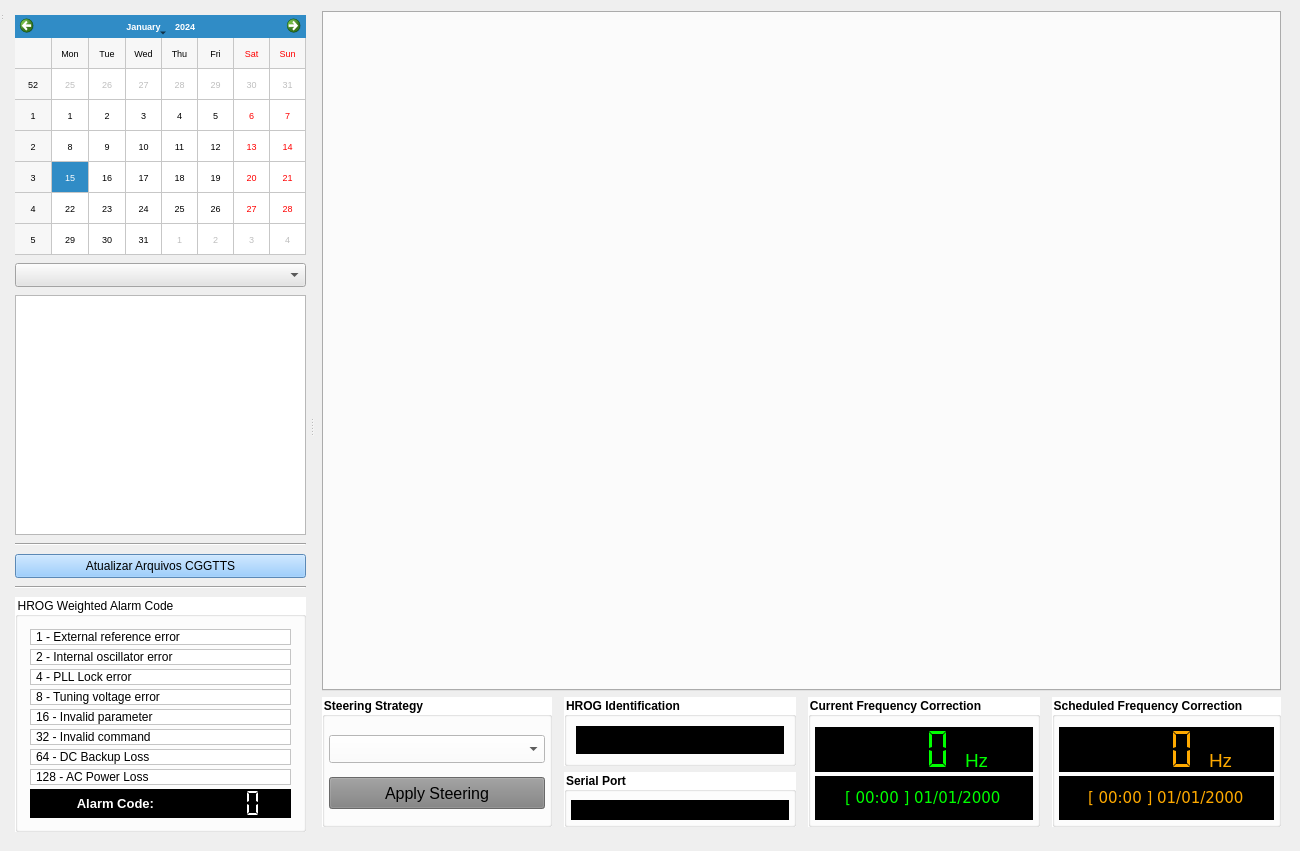
<?xml version="1.0" encoding="UTF-8"?>
<ui version="4.0">
 <class>MainWindow</class>
 <widget class="QWidget" name="MainWindow">
  <property name="geometry">
   <rect>
    <x>0</x>
    <y>0</y>
    <width>1300</width>
    <height>851</height>
   </rect>
  </property>
  <property name="minimumSize">
   <size>
    <width>800</width>
    <height>480</height>
   </size>
  </property>
  <property name="windowTitle">
   <string>MainWindow</string>
  </property>
  <layout class="QGridLayout" name="gridLayout_8">
   <item row="0" column="0">
    <layout class="QGridLayout" name="gridLayout">
     <item row="0" column="0">
      <widget class="QSplitter" name="splitter">
       <property name="orientation">
        <enum>Qt::Horizontal</enum>
       </property>
       <widget class="QWidget" name="layoutWidget">
        <layout class="QGridLayout" name="gridLayoutLeft" columnstretch="0">
         <property name="sizeConstraint">
          <enum>QLayout::SetDefaultConstraint</enum>
         </property>
         <property name="leftMargin">
          <number>4</number>
         </property>
         <property name="topMargin">
          <number>4</number>
         </property>
         <property name="rightMargin">
          <number>4</number>
         </property>
         <property name="bottomMargin">
          <number>8</number>
         </property>
         <property name="verticalSpacing">
          <number>8</number>
         </property>
         <item row="4" column="0">
          <widget class="Line" name="line_3">
           <property name="orientation">
            <enum>Qt::Horizontal</enum>
           </property>
          </widget>
         </item>
         <item row="3" column="0">
          <widget class="QTableView" name="tableViewBase">
           <property name="minimumSize">
            <size>
             <width>0</width>
             <height>140</height>
            </size>
           </property>
           <property name="maximumSize">
            <size>
             <width>360</width>
             <height>16777215</height>
            </size>
           </property>
           <property name="layoutDirection">
            <enum>Qt::LeftToRight</enum>
           </property>
           <property name="styleSheet">
            <string notr="true">font: 9pt &quot;Segoe UI&quot;;</string>
           </property>
           <property name="editTriggers">
            <set>QAbstractItemView::NoEditTriggers</set>
           </property>
           <property name="sortingEnabled">
            <bool>true</bool>
           </property>
          </widget>
         </item>
         <item row="6" column="0">
          <widget class="QPushButton" name="pushButtonActualiza">
           <property name="minimumSize">
            <size>
             <width>0</width>
             <height>24</height>
            </size>
           </property>
           <property name="maximumSize">
            <size>
             <width>360</width>
             <height>16777215</height>
            </size>
           </property>
           <property name="font">
            <font>
             <pointsize>9</pointsize>
            </font>
           </property>
           <property name="styleSheet">
            <string notr="true">background-color: rgb(128, 192, 255);</string>
           </property>
           <property name="text">
            <string>Atualizar Arquivos CGGTTS</string>
           </property>
          </widget>
         </item>
         <item row="7" column="0">
          <widget class="Line" name="line_2">
           <property name="maximumSize">
            <size>
             <width>360</width>
             <height>16777215</height>
            </size>
           </property>
           <property name="orientation">
            <enum>Qt::Horizontal</enum>
           </property>
          </widget>
         </item>
         <item row="2" column="0">
          <widget class="QComboBox" name="comboBox">
           <property name="minimumSize">
            <size>
             <width>0</width>
             <height>24</height>
            </size>
           </property>
           <property name="maximumSize">
            <size>
             <width>360</width>
             <height>16777215</height>
            </size>
           </property>
           <property name="whatsThis">
            <string>&lt;html&gt;&lt;head/&gt;&lt;body&gt;&lt;p&gt;Seleciona o perfil do laboratório cliente&lt;/p&gt;&lt;/body&gt;&lt;/html&gt;</string>
           </property>
           <property name="layoutDirection">
            <enum>Qt::LeftToRight</enum>
           </property>
           <property name="autoFillBackground">
            <bool>false</bool>
           </property>
           <property name="styleSheet">
            <string notr="true">background-color: rgb(228, 228, 228);</string>
           </property>
           <property name="sizeAdjustPolicy">
            <enum>QComboBox::AdjustToContents</enum>
           </property>
           <property name="frame">
            <bool>true</bool>
           </property>
          </widget>
         </item>
         <item row="1" column="0">
          <widget class="QCalendarWidget" name="calendarWidget">
           <property name="maximumSize">
            <size>
             <width>360</width>
             <height>16777215</height>
            </size>
           </property>
           <property name="font">
            <font>
             <family>Segoe UI</family>
             <pointsize>7</pointsize>
             <italic>false</italic>
             <bold>false</bold>
            </font>
           </property>
           <property name="styleSheet">
            <string notr="true">font: 7pt &quot;Segoe UI&quot;;</string>
           </property>
           <property name="gridVisible">
            <bool>true</bool>
           </property>
          </widget>
         </item>
         <item row="8" column="0">
          <widget class="QGroupBox" name="groupBox">
           <property name="font">
            <font>
             <pointsize>9</pointsize>
             <bold>false</bold>
            </font>
           </property>
           <property name="layoutDirection">
            <enum>Qt::RightToLeft</enum>
           </property>
           <property name="styleSheet">
            <string notr="true">background-color: rgb(255, 255, 255);</string>
           </property>
           <property name="title">
            <string>HROG Weighted Alarm Code</string>
           </property>
           <property name="alignment">
            <set>Qt::AlignRight|Qt::AlignTrailing|Qt::AlignVCenter</set>
           </property>
           <layout class="QGridLayout" name="gridLayout_2">
            <property name="leftMargin">
             <number>8</number>
            </property>
            <property name="topMargin">
             <number>8</number>
            </property>
            <property name="rightMargin">
             <number>8</number>
            </property>
            <property name="bottomMargin">
             <number>11</number>
            </property>
            <property name="horizontalSpacing">
             <number>4</number>
            </property>
            <property name="verticalSpacing">
             <number>6</number>
            </property>
            <item row="0" column="0">
             <layout class="QGridLayout" name="gridLayout_3">
              <property name="leftMargin">
               <number>4</number>
              </property>
              <property name="topMargin">
               <number>4</number>
              </property>
              <property name="rightMargin">
               <number>4</number>
              </property>
              <property name="bottomMargin">
               <number>0</number>
              </property>
              <property name="horizontalSpacing">
               <number>10</number>
              </property>
              <property name="verticalSpacing">
               <number>4</number>
              </property>
              <item row="7" column="0">
               <widget class="QLabel" name="label_128">
                <property name="font">
                 <font>
                  <pointsize>9</pointsize>
                  <bold>false</bold>
                 </font>
                </property>
                <property name="frameShape">
                 <enum>QFrame::StyledPanel</enum>
                </property>
                <property name="frameShadow">
                 <enum>QFrame::Raised</enum>
                </property>
                <property name="text">
                 <string>128 - AC Power Loss</string>
                </property>
                <property name="alignment">
                 <set>Qt::AlignLeading|Qt::AlignLeft|Qt::AlignVCenter</set>
                </property>
                <property name="margin">
                 <number>4</number>
                </property>
                <property name="indent">
                 <number>5</number>
                </property>
               </widget>
              </item>
              <item row="1" column="0">
               <widget class="QLabel" name="label_2">
                <property name="font">
                 <font>
                  <pointsize>9</pointsize>
                  <bold>false</bold>
                 </font>
                </property>
                <property name="frameShape">
                 <enum>QFrame::StyledPanel</enum>
                </property>
                <property name="text">
                 <string>2 - Internal oscillator error</string>
                </property>
                <property name="alignment">
                 <set>Qt::AlignLeading|Qt::AlignLeft|Qt::AlignVCenter</set>
                </property>
                <property name="margin">
                 <number>4</number>
                </property>
                <property name="indent">
                 <number>5</number>
                </property>
               </widget>
              </item>
              <item row="4" column="0">
               <widget class="QLabel" name="label_16">
                <property name="font">
                 <font>
                  <pointsize>9</pointsize>
                  <bold>false</bold>
                 </font>
                </property>
                <property name="frameShape">
                 <enum>QFrame::StyledPanel</enum>
                </property>
                <property name="text">
                 <string>16 - Invalid parameter</string>
                </property>
                <property name="alignment">
                 <set>Qt::AlignLeading|Qt::AlignLeft|Qt::AlignVCenter</set>
                </property>
                <property name="margin">
                 <number>4</number>
                </property>
                <property name="indent">
                 <number>5</number>
                </property>
               </widget>
              </item>
              <item row="5" column="0">
               <widget class="QLabel" name="label_32">
                <property name="font">
                 <font>
                  <pointsize>9</pointsize>
                  <bold>false</bold>
                 </font>
                </property>
                <property name="frameShape">
                 <enum>QFrame::StyledPanel</enum>
                </property>
                <property name="text">
                 <string>32 - Invalid command</string>
                </property>
                <property name="alignment">
                 <set>Qt::AlignLeading|Qt::AlignLeft|Qt::AlignVCenter</set>
                </property>
                <property name="margin">
                 <number>4</number>
                </property>
                <property name="indent">
                 <number>5</number>
                </property>
               </widget>
              </item>
              <item row="3" column="0">
               <widget class="QLabel" name="label_8">
                <property name="font">
                 <font>
                  <pointsize>9</pointsize>
                  <bold>false</bold>
                 </font>
                </property>
                <property name="frameShape">
                 <enum>QFrame::StyledPanel</enum>
                </property>
                <property name="text">
                 <string>8 - Tuning voltage error</string>
                </property>
                <property name="alignment">
                 <set>Qt::AlignLeading|Qt::AlignLeft|Qt::AlignVCenter</set>
                </property>
                <property name="margin">
                 <number>4</number>
                </property>
                <property name="indent">
                 <number>5</number>
                </property>
               </widget>
              </item>
              <item row="0" column="0">
               <widget class="QLabel" name="label_1">
                <property name="enabled">
                 <bool>true</bool>
                </property>
                <property name="font">
                 <font>
                  <pointsize>9</pointsize>
                  <bold>false</bold>
                 </font>
                </property>
                <property name="styleSheet">
                 <string notr="true"/>
                </property>
                <property name="frameShape">
                 <enum>QFrame::StyledPanel</enum>
                </property>
                <property name="text">
                 <string>1 - External reference error</string>
                </property>
                <property name="alignment">
                 <set>Qt::AlignLeading|Qt::AlignLeft|Qt::AlignVCenter</set>
                </property>
                <property name="margin">
                 <number>4</number>
                </property>
                <property name="indent">
                 <number>5</number>
                </property>
               </widget>
              </item>
              <item row="8" column="0">
               <layout class="QGridLayout" name="gridLayout_9">
                <property name="spacing">
                 <number>0</number>
                </property>
                <item row="0" column="0">
                 <widget class="QLCDNumber" name="lcdNumberERRO">
                  <property name="minimumSize">
                   <size>
                    <width>48</width>
                    <height>29</height>
                   </size>
                  </property>
                  <property name="font">
                   <font>
                    <pointsize>10</pointsize>
                    <bold>true</bold>
                   </font>
                  </property>
                  <property name="layoutDirection">
                   <enum>Qt::RightToLeft</enum>
                  </property>
                  <property name="autoFillBackground">
                   <bool>false</bool>
                  </property>
                  <property name="styleSheet">
                   <string notr="true">color: rgb(255, 255, 255);
background-color: rgb(0, 0, 0);</string>
                  </property>
                  <property name="frameShape">
                   <enum>QFrame::StyledPanel</enum>
                  </property>
                  <property name="frameShadow">
                   <enum>QFrame::Raised</enum>
                  </property>
                  <property name="lineWidth">
                   <number>0</number>
                  </property>
                  <property name="segmentStyle">
                   <enum>QLCDNumber::Flat</enum>
                  </property>
                 </widget>
                </item>
                <item row="0" column="1">
                 <widget class="QLabel" name="label">
                  <property name="minimumSize">
                   <size>
                    <width>85</width>
                    <height>29</height>
                   </size>
                  </property>
                  <property name="font">
                   <font>
                    <pointsize>10</pointsize>
                    <bold>true</bold>
                   </font>
                  </property>
                  <property name="autoFillBackground">
                   <bool>false</bool>
                  </property>
                  <property name="styleSheet">
                   <string notr="true">background-color: rgb(0, 0, 0);
color: rgb(255, 255, 255);</string>
                  </property>
                  <property name="text">
                   <string>Alarm Code:</string>
                  </property>
                  <property name="scaledContents">
                   <bool>true</bool>
                  </property>
                  <property name="alignment">
                   <set>Qt::AlignRight|Qt::AlignTrailing|Qt::AlignVCenter</set>
                  </property>
                  <property name="margin">
                   <number>0</number>
                  </property>
                  <property name="indent">
                   <number>6</number>
                  </property>
                 </widget>
                </item>
               </layout>
              </item>
              <item row="2" column="0">
               <widget class="QLabel" name="label_4">
                <property name="font">
                 <font>
                  <pointsize>9</pointsize>
                  <bold>false</bold>
                 </font>
                </property>
                <property name="frameShape">
                 <enum>QFrame::StyledPanel</enum>
                </property>
                <property name="text">
                 <string>4 - PLL Lock error</string>
                </property>
                <property name="alignment">
                 <set>Qt::AlignLeading|Qt::AlignLeft|Qt::AlignVCenter</set>
                </property>
                <property name="margin">
                 <number>4</number>
                </property>
                <property name="indent">
                 <number>5</number>
                </property>
               </widget>
              </item>
              <item row="6" column="0">
               <widget class="QLabel" name="label_64">
                <property name="font">
                 <font>
                  <pointsize>9</pointsize>
                  <bold>false</bold>
                 </font>
                </property>
                <property name="frameShape">
                 <enum>QFrame::StyledPanel</enum>
                </property>
                <property name="text">
                 <string>64 - DC Backup Loss</string>
                </property>
                <property name="alignment">
                 <set>Qt::AlignLeading|Qt::AlignLeft|Qt::AlignVCenter</set>
                </property>
                <property name="margin">
                 <number>4</number>
                </property>
                <property name="indent">
                 <number>5</number>
                </property>
               </widget>
              </item>
             </layout>
            </item>
           </layout>
          </widget>
         </item>
        </layout>
       </widget>
       <widget class="QWidget" name="layoutWidget">
        <layout class="QGridLayout" name="gridLayoutRight">
         <property name="sizeConstraint">
          <enum>QLayout::SetNoConstraint</enum>
         </property>
         <property name="leftMargin">
          <number>8</number>
         </property>
         <property name="rightMargin">
          <number>8</number>
         </property>
         <property name="bottomMargin">
          <number>13</number>
         </property>
         <item row="0" column="0">
          <widget class="QTabWidget" name="tabWidget">
           <property name="minimumSize">
            <size>
             <width>720</width>
             <height>470</height>
            </size>
           </property>
           <property name="currentIndex">
            <number>-1</number>
           </property>
          </widget>
         </item>
         <item row="1" column="0">
          <layout class="QGridLayout" name="gridLayout_11">
           <property name="horizontalSpacing">
            <number>12</number>
           </property>
           <item row="0" column="0" rowspan="2">
            <widget class="QGroupBox" name="groupBox_2">
             <property name="font">
              <font>
               <bold>true</bold>
               <strikeout>false</strikeout>
              </font>
             </property>
             <property name="autoFillBackground">
              <bool>false</bool>
             </property>
             <property name="styleSheet">
              <string notr="true">background-color: rgb(255, 255, 255);</string>
             </property>
             <property name="title">
              <string>Steering Strategy</string>
             </property>
             <layout class="QVBoxLayout" name="verticalLayout_2">
              <property name="spacing">
               <number>4</number>
              </property>
              <property name="leftMargin">
               <number>4</number>
              </property>
              <property name="topMargin">
               <number>8</number>
              </property>
              <property name="rightMargin">
               <number>4</number>
              </property>
              <property name="bottomMargin">
               <number>4</number>
              </property>
              <item>
               <widget class="QComboBox" name="comboBoxEst">
                <property name="minimumSize">
                 <size>
                  <width>0</width>
                  <height>28</height>
                 </size>
                </property>
                <property name="font">
                 <font>
                  <pointsize>12</pointsize>
                 </font>
                </property>
                <property name="autoFillBackground">
                 <bool>false</bool>
                </property>
                <property name="styleSheet">
                 <string notr="true">border-color: rgb(0, 0, 127);
color: rgb(0, 0, 0);
</string>
                </property>
               </widget>
              </item>
              <item>
               <widget class="QPushButton" name="pushButtonEst">
                <property name="enabled">
                 <bool>false</bool>
                </property>
                <property name="minimumSize">
                 <size>
                  <width>0</width>
                  <height>32</height>
                 </size>
                </property>
                <property name="font">
                 <font>
                  <pointsize>12</pointsize>
                  <bold>false</bold>
                  <kerning>true</kerning>
                 </font>
                </property>
                <property name="autoFillBackground">
                 <bool>false</bool>
                </property>
                <property name="styleSheet">
                 <string notr="true">background-color: rgb(128, 128, 128);
color: rgb(0, 0, 0);</string>
                </property>
                <property name="text">
                 <string>Apply Steering</string>
                </property>
               </widget>
              </item>
             </layout>
            </widget>
           </item>
           <item row="0" column="1">
            <widget class="QGroupBox" name="groupBoxID">
             <property name="minimumSize">
              <size>
               <width>232</width>
               <height>0</height>
              </size>
             </property>
             <property name="font">
              <font>
               <bold>true</bold>
              </font>
             </property>
             <property name="styleSheet">
              <string notr="true">background-color: rgb(255, 255, 255);</string>
             </property>
             <property name="title">
              <string>HROG Identification</string>
             </property>
             <layout class="QGridLayout" name="gridLayout_5">
              <item row="0" column="0">
               <widget class="QLabel" name="labelEquipIdent">
                <property name="minimumSize">
                 <size>
                  <width>0</width>
                  <height>28</height>
                 </size>
                </property>
                <property name="maximumSize">
                 <size>
                  <width>16777215</width>
                  <height>32</height>
                 </size>
                </property>
                <property name="autoFillBackground">
                 <bool>false</bool>
                </property>
                <property name="styleSheet">
                 <string notr="true">background-color: rgb(0, 0, 0);
font: 75 14pt &quot;Verdana&quot;;
color: rgb(0, 255, 0);</string>
                </property>
                <property name="text">
                 <string/>
                </property>
                <property name="alignment">
                 <set>Qt::AlignLeading|Qt::AlignLeft|Qt::AlignVCenter</set>
                </property>
                <property name="margin">
                 <number>0</number>
                </property>
                <property name="indent">
                 <number>3</number>
                </property>
               </widget>
              </item>
             </layout>
            </widget>
           </item>
           <item row="0" column="2" rowspan="2">
            <widget class="QGroupBox" name="groupBoxFreqOP">
             <property name="minimumSize">
              <size>
               <width>232</width>
               <height>0</height>
              </size>
             </property>
             <property name="font">
              <font>
               <pointsize>9</pointsize>
               <bold>true</bold>
              </font>
             </property>
             <property name="layoutDirection">
              <enum>Qt::RightToLeft</enum>
             </property>
             <property name="styleSheet">
              <string notr="true">background-color: rgb(255, 255, 255);</string>
             </property>
             <property name="title">
              <string>Current Frequency Correction</string>
             </property>
             <property name="alignment">
              <set>Qt::AlignRight|Qt::AlignTrailing|Qt::AlignVCenter</set>
             </property>
             <layout class="QGridLayout" name="gridLayout_12">
              <property name="leftMargin">
               <number>4</number>
              </property>
              <property name="topMargin">
               <number>10</number>
              </property>
              <property name="rightMargin">
               <number>4</number>
              </property>
              <property name="bottomMargin">
               <number>4</number>
              </property>
              <property name="spacing">
               <number>4</number>
              </property>
              <item row="0" column="0">
               <layout class="QHBoxLayout" name="horizontalLayout_2">
                <property name="spacing">
                 <number>0</number>
                </property>
                <item>
                 <widget class="QLabel" name="labelNumberFREQ">
                  <property name="minimumSize">
                   <size>
                    <width>14</width>
                    <height>36</height>
                   </size>
                  </property>
                  <property name="font">
                   <font>
                    <pointsize>14</pointsize>
                    <bold>false</bold>
                   </font>
                  </property>
                  <property name="autoFillBackground">
                   <bool>false</bool>
                  </property>
                  <property name="styleSheet">
                   <string notr="true">background-color: rgb(0, 0, 0);
color: rgb(0, 255, 0);</string>
                  </property>
                  <property name="text">
                   <string>Hz</string>
                  </property>
                  <property name="textFormat">
                   <enum>Qt::PlainText</enum>
                  </property>
                  <property name="scaledContents">
                   <bool>false</bool>
                  </property>
                  <property name="alignment">
                   <set>Qt::AlignBottom|Qt::AlignLeading|Qt::AlignLeft</set>
                  </property>
                  <property name="wordWrap">
                   <bool>false</bool>
                  </property>
                  <property name="margin">
                   <number>2</number>
                  </property>
                  <property name="indent">
                   <number>0</number>
                  </property>
                 </widget>
                </item>
                <item>
                 <widget class="QLCDNumber" name="lcdNumberFREQ">
                  <property name="minimumSize">
                   <size>
                    <width>150</width>
                    <height>36</height>
                   </size>
                  </property>
                  <property name="font">
                   <font>
                    <family>Verdana</family>
                    <pointsize>12</pointsize>
                    <italic>false</italic>
                    <bold>false</bold>
                   </font>
                  </property>
                  <property name="autoFillBackground">
                   <bool>false</bool>
                  </property>
                  <property name="styleSheet">
                   <string notr="true">background-color: rgb(0, 0, 0);
font: 12pt &quot;Verdana&quot;;
color: rgb(0, 255, 0);</string>
                  </property>
                  <property name="lineWidth">
                   <number>0</number>
                  </property>
                  <property name="midLineWidth">
                   <number>0</number>
                  </property>
                  <property name="smallDecimalPoint">
                   <bool>true</bool>
                  </property>
                  <property name="segmentStyle">
                   <enum>QLCDNumber::Flat</enum>
                  </property>
                  <property name="value" stdset="0">
                   <double>0.000000000000000</double>
                  </property>
                  <property name="intValue" stdset="0">
                   <number>0</number>
                  </property>
                 </widget>
                </item>
               </layout>
              </item>
              <item row="1" column="0">
               <widget class="QDateTimeEdit" name="dateTimeEditOP">
                <property name="enabled">
                 <bool>true</bool>
                </property>
                <property name="minimumSize">
                 <size>
                  <width>0</width>
                  <height>44</height>
                 </size>
                </property>
                <property name="font">
                 <font>
                  <family>Verdana</family>
                  <pointsize>11</pointsize>
                  <italic>false</italic>
                  <bold>false</bold>
                 </font>
                </property>
                <property name="layoutDirection">
                 <enum>Qt::LeftToRight</enum>
                </property>
                <property name="autoFillBackground">
                 <bool>true</bool>
                </property>
                <property name="styleSheet">
                 <string notr="true">background-color: rgb(0, 0, 0);
color: rgb(0, 255, 0);
border-color: rgb(255, 170, 0);
font: 11pt &quot;Verdana&quot;;
</string>
                </property>
                <property name="wrapping">
                 <bool>false</bool>
                </property>
                <property name="alignment">
                 <set>Qt::AlignCenter</set>
                </property>
                <property name="readOnly">
                 <bool>true</bool>
                </property>
                <property name="buttonSymbols">
                 <enum>QAbstractSpinBox::NoButtons</enum>
                </property>
                <property name="dateTime">
                 <datetime>
                  <hour>0</hour>
                  <minute>0</minute>
                  <second>0</second>
                  <year>2000</year>
                  <month>1</month>
                  <day>1</day>
                 </datetime>
                </property>
                <property name="date">
                 <date>
                  <year>2000</year>
                  <month>1</month>
                  <day>1</day>
                 </date>
                </property>
                <property name="displayFormat">
                 <string>[ HH:mm ] dd/MM/yyyy</string>
                </property>
                <property name="calendarPopup">
                 <bool>false</bool>
                </property>
                <property name="timeSpec">
                 <enum>Qt::LocalTime</enum>
                </property>
               </widget>
              </item>
             </layout>
            </widget>
           </item>
           <item row="0" column="3" rowspan="2">
            <widget class="QGroupBox" name="groupBoxFreqAG">
             <property name="font">
              <font>
               <pointsize>9</pointsize>
               <bold>true</bold>
              </font>
             </property>
             <property name="layoutDirection">
              <enum>Qt::RightToLeft</enum>
             </property>
             <property name="styleSheet">
              <string notr="true">background-color: rgb(255, 255, 255);</string>
             </property>
             <property name="title">
              <string>Scheduled Frequency Correction</string>
             </property>
             <property name="alignment">
              <set>Qt::AlignRight|Qt::AlignTrailing|Qt::AlignVCenter</set>
             </property>
             <layout class="QGridLayout" name="gridLayout_13">
              <property name="leftMargin">
               <number>4</number>
              </property>
              <property name="topMargin">
               <number>10</number>
              </property>
              <property name="rightMargin">
               <number>4</number>
              </property>
              <property name="bottomMargin">
               <number>4</number>
              </property>
              <property name="spacing">
               <number>4</number>
              </property>
              <item row="1" column="0">
               <widget class="QDateTimeEdit" name="dateTimeEditAG">
                <property name="enabled">
                 <bool>true</bool>
                </property>
                <property name="minimumSize">
                 <size>
                  <width>0</width>
                  <height>44</height>
                 </size>
                </property>
                <property name="font">
                 <font>
                  <family>Verdana</family>
                  <pointsize>11</pointsize>
                  <italic>false</italic>
                  <bold>false</bold>
                  <kerning>false</kerning>
                 </font>
                </property>
                <property name="layoutDirection">
                 <enum>Qt::LeftToRight</enum>
                </property>
                <property name="autoFillBackground">
                 <bool>true</bool>
                </property>
                <property name="styleSheet">
                 <string notr="true">background-color: rgb(0, 0, 0);
color: rgb(255, 170, 0);
border-color: rgb(255, 170, 0);
font: 11pt &quot;Verdana&quot;;
</string>
                </property>
                <property name="wrapping">
                 <bool>false</bool>
                </property>
                <property name="alignment">
                 <set>Qt::AlignCenter</set>
                </property>
                <property name="readOnly">
                 <bool>true</bool>
                </property>
                <property name="buttonSymbols">
                 <enum>QAbstractSpinBox::NoButtons</enum>
                </property>
                <property name="displayFormat">
                 <string>[ HH:mm ] dd/MM/yyyy</string>
                </property>
                <property name="calendarPopup">
                 <bool>false</bool>
                </property>
                <property name="timeSpec">
                 <enum>Qt::LocalTime</enum>
                </property>
               </widget>
              </item>
              <item row="0" column="0">
               <layout class="QHBoxLayout" name="horizontalLayout_1">
                <property name="spacing">
                 <number>0</number>
                </property>
                <item>
                 <widget class="QLabel" name="labelNumberFREQAG">
                  <property name="minimumSize">
                   <size>
                    <width>10</width>
                    <height>36</height>
                   </size>
                  </property>
                  <property name="font">
                   <font>
                    <pointsize>14</pointsize>
                    <bold>false</bold>
                   </font>
                  </property>
                  <property name="autoFillBackground">
                   <bool>false</bool>
                  </property>
                  <property name="styleSheet">
                   <string notr="true">background-color: rgb(0, 0, 0);
color: rgb(255, 170, 0);</string>
                  </property>
                  <property name="text">
                   <string>Hz</string>
                  </property>
                  <property name="textFormat">
                   <enum>Qt::PlainText</enum>
                  </property>
                  <property name="scaledContents">
                   <bool>false</bool>
                  </property>
                  <property name="alignment">
                   <set>Qt::AlignBottom|Qt::AlignLeading|Qt::AlignLeft</set>
                  </property>
                  <property name="wordWrap">
                   <bool>false</bool>
                  </property>
                  <property name="margin">
                   <number>2</number>
                  </property>
                  <property name="indent">
                   <number>0</number>
                  </property>
                 </widget>
                </item>
                <item>
                 <widget class="QLCDNumber" name="lcdNumberFREQAG">
                  <property name="minimumSize">
                   <size>
                    <width>150</width>
                    <height>36</height>
                   </size>
                  </property>
                  <property name="font">
                   <font>
                    <family>Verdana</family>
                    <pointsize>12</pointsize>
                    <italic>false</italic>
                    <bold>false</bold>
                   </font>
                  </property>
                  <property name="autoFillBackground">
                   <bool>false</bool>
                  </property>
                  <property name="styleSheet">
                   <string notr="true">background-color: rgb(0, 0, 0);
font: 12pt &quot;Verdana&quot;;
color: rgb(255, 170, 0);</string>
                  </property>
                  <property name="lineWidth">
                   <number>0</number>
                  </property>
                  <property name="midLineWidth">
                   <number>0</number>
                  </property>
                  <property name="smallDecimalPoint">
                   <bool>true</bool>
                  </property>
                  <property name="segmentStyle">
                   <enum>QLCDNumber::Flat</enum>
                  </property>
                  <property name="value" stdset="0">
                   <double>0.000000000000000</double>
                  </property>
                  <property name="intValue" stdset="0">
                   <number>0</number>
                  </property>
                 </widget>
                </item>
               </layout>
              </item>
             </layout>
            </widget>
           </item>
           <item row="1" column="1">
            <widget class="QGroupBox" name="groupBoxPORT">
             <property name="minimumSize">
              <size>
               <width>232</width>
               <height>0</height>
              </size>
             </property>
             <property name="font">
              <font>
               <bold>true</bold>
              </font>
             </property>
             <property name="autoFillBackground">
              <bool>false</bool>
             </property>
             <property name="styleSheet">
              <string notr="true">background-color: rgb(255, 255, 255);</string>
             </property>
             <property name="title">
              <string>Serial Port</string>
             </property>
             <property name="flat">
              <bool>false</bool>
             </property>
             <layout class="QGridLayout" name="gridLayout_14">
              <property name="leftMargin">
               <number>4</number>
              </property>
              <property name="topMargin">
               <number>8</number>
              </property>
              <property name="rightMargin">
               <number>4</number>
              </property>
              <property name="bottomMargin">
               <number>4</number>
              </property>
              <property name="spacing">
               <number>4</number>
              </property>
              <item row="0" column="0">
               <widget class="QLabel" name="labelPortIdent">
                <property name="enabled">
                 <bool>false</bool>
                </property>
                <property name="minimumSize">
                 <size>
                  <width>0</width>
                  <height>20</height>
                 </size>
                </property>
                <property name="maximumSize">
                 <size>
                  <width>16777215</width>
                  <height>32</height>
                 </size>
                </property>
                <property name="autoFillBackground">
                 <bool>false</bool>
                </property>
                <property name="styleSheet">
                 <string notr="true">background-color: rgb(0, 0, 0);
font: 75 14pt &quot;Verdana&quot;;
color: rgb(0, 255, 0);</string>
                </property>
                <property name="text">
                 <string/>
                </property>
                <property name="alignment">
                 <set>Qt::AlignLeading|Qt::AlignLeft|Qt::AlignVCenter</set>
                </property>
                <property name="margin">
                 <number>0</number>
                </property>
                <property name="indent">
                 <number>3</number>
                </property>
               </widget>
              </item>
             </layout>
            </widget>
           </item>
          </layout>
         </item>
        </layout>
       </widget>
      </widget>
     </item>
    </layout>
   </item>
  </layout>
  <widget class="QStatusBar" name="statusbar">
   <property name="geometry">
    <rect>
     <x>0</x>
     <y>0</y>
     <width>3</width>
     <height>21</height>
    </rect>
   </property>
  </widget>
 </widget>
 <resources/>
 <connections/>
 <slots>
  <slot>getIntersectRemoteNames()</slot>
 </slots>
</ui>
